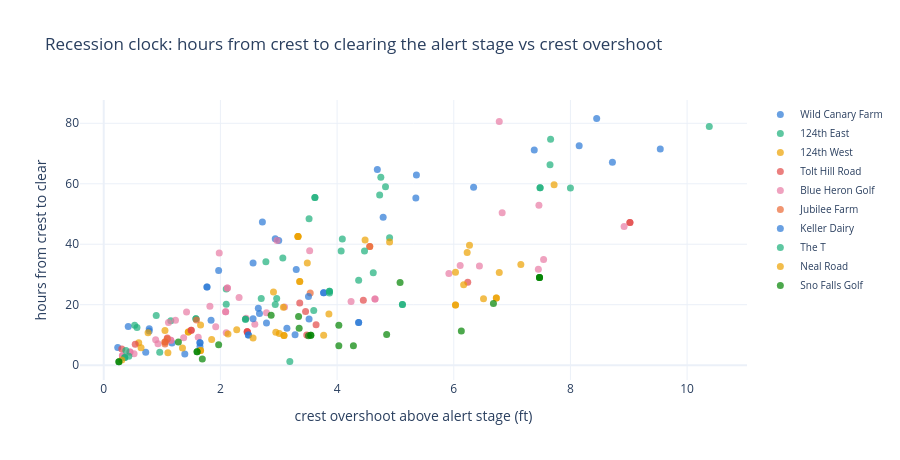

Notebook code cell kept with this figure:
### Code cell
# Method 2: recession clock — hours from crest (mid-0.5) to falling below alert
# stage, as a function of crest overshoot. POST extended: big-flood recessions run long.
rec = []
for gid in SVPA_GAUGES:
    thr = YELLOW[gid]
    for _, ev in EVENTS_SVPA.iterrows():
        w = window(gid, ev["utc"], post=pd.Timedelta("4D"))
        if w is None or w.max() < thr + 0.2:
            continue
        ct = crest_times(w)
        t_end = cross_time(w, thr, rising=False)
        if t_end is None or "mid-0.5" not in ct:
            continue
        rec.append({"gauge": gid, "overshoot_ft": w.max() - thr,
                    "hours_to_clear": (t_end - ct["mid-0.5"]).total_seconds() / 3600.0})
rec = pd.DataFrame(rec)
rec = rec[(rec["hours_to_clear"] > 0) & (rec["hours_to_clear"] < 96)]

fig = go.Figure()
rec_rows = []
for i, (gid, sub) in enumerate(rec.groupby("gauge")):
    if len(sub) < 5:
        continue
    b = np.polyfit(sub["overshoot_ft"], sub["hours_to_clear"], 1)
    resid = sub["hours_to_clear"] - np.polyval(b, sub["overshoot_ft"])
    rec_rows.append({"gauge": f"{NAME[gid]} ({gid})", "n": len(sub),
                     "h_per_ft": round(b[0], 1), "resid_std_h": round(resid.std(ddof=1), 2),
                     "raw_std_h": round(sub["hours_to_clear"].std(ddof=1), 2)})
    fig.add_scatter(x=sub["overshoot_ft"], y=sub["hours_to_clear"], mode="markers",
                    name=NAME[gid], marker=dict(color=PAL[i % 8], size=7, opacity=0.7))
fig.update_layout(template="plotly_white", height=460, width=900,
                  title="Recession clock: hours from crest to clearing the alert stage vs crest overshoot",
                  xaxis_title="crest overshoot above alert stage (ft)",
                  yaxis_title="hours from crest to clear", legend=dict(font=dict(size=10)))
fig.show()
print("Method 2 — linear recession clock per gauge:")
display(pd.DataFrame(rec_rows))

### Figure 1 — Plotly figure (JSON) as saved in the notebook; plotly's stock layout.template omitted (floating-point values rounded to 4 significant figures)
{"data": [{"marker": {"color": "#2a78d6", "opacity": 0.7, "size": 7}, "mode": "markers", "name": "Wild Canary Farm", "type": "scatter", "x": [9.54, 2.94, 0.72, 1.17, 1.39, 3.0, 2.72, 8.45, 5.35, 8.15, 7.38, 6.34, 0.78, 8.72, 5.36, 0.78, 4.69, 2.56, 0.24, 4.79, 0.42, 1.77, 1.77, 1.97], "y": [71.48, 41.82, 4.247, 7.35, 3.709, 41.23, 47.34, 81.62, 55.29, 72.54, 71.18, 58.88, 11.29, 67.11, 62.88, 12.03, 64.72, 33.83, 5.852, 48.92, 12.77, 25.85, 25.85, 31.28]}, {"marker": {"color": "#1baf7a", "opacity": 0.7, "size": 7}, "mode": "markers", "name": "124th East", "type": "scatter", "x": [4.75, 4.73, 3.52, 7.65, 7.66, 2.1, 1.58, 1.58, 4.9, 1.15, 4.07, 8.0, 2.1, 4.83, 0.9, 10.38, 3.62, 3.62], "y": [62.14, 56.26, 48.47, 66.31, 74.7, 25.22, 15.35, 15.35, 42.16, 14.67, 37.73, 58.62, 20.12, 59.03, 16.41, 78.98, 55.45, 55.45]}, {"marker": {"color": "#eda100", "opacity": 0.7, "size": 7}, "mode": "markers", "name": "124th West", "type": "scatter", "x": [1.66, 1.45, 1.45, 3.36, 3.36, 0.6, 2.91, 4.48, 2.28, 3.49, 0.76, 7.72, 3.33, 3.33, 3.33, 4.9], "y": [13.28, 10.97, 10.97, 27.67, 27.67, 7.406, 24.22, 41.44, 11.71, 33.81, 10.73, 59.71, 42.54, 42.54, 42.54, 40.76]}, {"marker": {"color": "#e34948", "opacity": 0.7, "size": 7}, "mode": "markers", "name": "Tolt Hill Road", "type": "scatter", "x": [1.09, 1.5, 1.5, 3.64, 0.54, 3.46, 0.31, 6.24, 3.48, 3.36, 9.02, 9.02, 2.46, 2.46, 2.46, 4.45], "y": [8.958, 11.54, 11.54, 13.35, 6.964, 17.75, 5.371, 27.45, 9.965, 20.58, 47.15, 47.15, 11.04, 11.04, 11.04, 21.49]}, {"marker": {"color": "#e87ba4", "opacity": 0.7, "size": 7}, "mode": "markers", "name": "Blue Heron Golf", "type": "scatter", "x": [6.11, 1.11, 5.917, 1.98, 7.45, 7.46, 1.37, 0.45, 0.45, 2.09, 2.09, 4.24, 2.59, 4.65, 4.65, 6.78, 2.12, 2.12, 0.89, 3.1, 6.44, 2.79, 8.92, 1.23, 1.62, 3.53, 2.44, 0.32, 0.32, 6.83, 1.82, 1.42, 2.32, 2.97, 2.1, 0.52, 1.92, 0.93, 1.15, 1.15, 7.54], "y": [33.0, 14.15, 30.34, 37.09, 31.74, 52.87, 9.061, 4.376, 4.376, 17.7, 17.7, 21.03, 13.57, 21.92, 21.92, 80.56, 25.53, 25.53, 8.438, 19.22, 32.81, 17.33, 45.83, 14.85, 9.236, 37.86, 15.56, 3.135, 3.135, 50.38, 19.46, 17.62, 22.4, 41.21, 10.69, 3.778, 12.73, 7.1, 8.232, 8.232, 34.94]}, {"marker": {"color": "#eb6834", "opacity": 0.7, "size": 7}, "mode": "markers", "name": "Jubilee Farm", "type": "scatter", "x": [3.54, 1.09, 4.56, 4.56, 1.05, 1.05, 1.05, 1.59], "y": [23.85, 8.697, 39.26, 39.26, 7.64, 7.64, 6.99, 14.91]}, {"marker": {"color": "#2a78d6", "opacity": 0.7, "size": 7}, "mode": "markers", "name": "Keller Dairy", "type": "scatter", "x": [4.37, 4.37, 2.65, 3.52, 3.3, 2.48, 2.48, 3.14, 2.56, 2.79, 3.51, 3.28, 2.67, 3.77, 3.77, 1.65, 1.65, 1.65, 1.84], "y": [14.14, 14.14, 18.8, 15.27, 31.62, 9.967, 9.967, 12.2, 15.4, 13.93, 22.72, 10.05, 17.11, 23.92, 23.92, 7.446, 7.446, 6.125, 14.9]}, {"marker": {"color": "#1baf7a", "opacity": 0.7, "size": 7}, "mode": "markers", "name": "The T", "type": "scatter", "x": [5.12, 5.12, 2.78, 2.965, 4.47, 4.09, 3.19, 0.38, 0.43, 2.43, 2.43, 3.6, 2.7, 0.36, 0.36, 0.57, 2.94, 4.62, 3.07, 0.53, 0.96, 7.48, 7.48, 3.87, 3.87, 3.87, 4.37], "y": [20.08, 20.08, 34.17, 22.08, 37.77, 41.69, 1.219, 4.844, 2.958, 15.17, 15.17, 18.1, 22.02, 2.579, 2.579, 12.46, 20.05, 30.58, 35.46, 13.21, 4.255, 58.68, 58.68, 24.41, 24.41, 23.84, 28.11]}, {"marker": {"color": "#eda100", "opacity": 0.7, "size": 7}, "mode": "markers", "name": "Neal Road", "type": "scatter", "x": [6.03, 6.03, 6.51, 6.03, 3.09, 3.09, 3.01, 6.17, 2.95, 7.15, 1.85, 1.35, 6.27, 2.56, 6.23, 1.05, 0.64, 3.08, 3.86, 3.77, 0.31, 2.13, 6.73, 6.73, 1.1, 1.66, 1.66, 6.78], "y": [19.91, 19.91, 21.98, 30.71, 9.792, 9.792, 10.49, 26.62, 10.86, 33.34, 8.5, 5.717, 39.69, 9.017, 37.27, 11.45, 5.806, 19.16, 16.9, 9.941, 1.688, 10.32, 22.21, 22.21, 4.143, 4.893, 4.893, 30.69]}, {"marker": {"color": "#008300", "opacity": 0.7, "size": 7}, "mode": "markers", "name": "Sno Falls Golf", "type": "scatter", "x": [2.87, 3.35, 6.13, 5.08, 1.69, 3.51, 4.28, 3.55, 3.55, 4.85, 3.34, 0.26, 0.26, 4.03, 6.68, 4.03, 1.28, 7.47, 7.47, 7.47, 1.6, 1.6, 1.97], "y": [16.51, 12.19, 11.29, 27.38, 2.059, 9.699, 6.443, 9.87, 9.87, 10.19, 16.1, 1.178, 1.178, 13.2, 20.41, 6.395, 7.653, 29.03, 29.03, 29.03, 4.462, 4.462, 6.75]}], "layout": {"height": 460, "legend": {"font": {"size": 10}}, "title": {"text": "Recession clock: hours from crest to clearing the alert stage vs crest overshoot"}, "width": 900, "xaxis": {"title": {"text": "crest overshoot above alert stage (ft)"}}, "yaxis": {"title": {"text": "hours from crest to clear"}}}}
